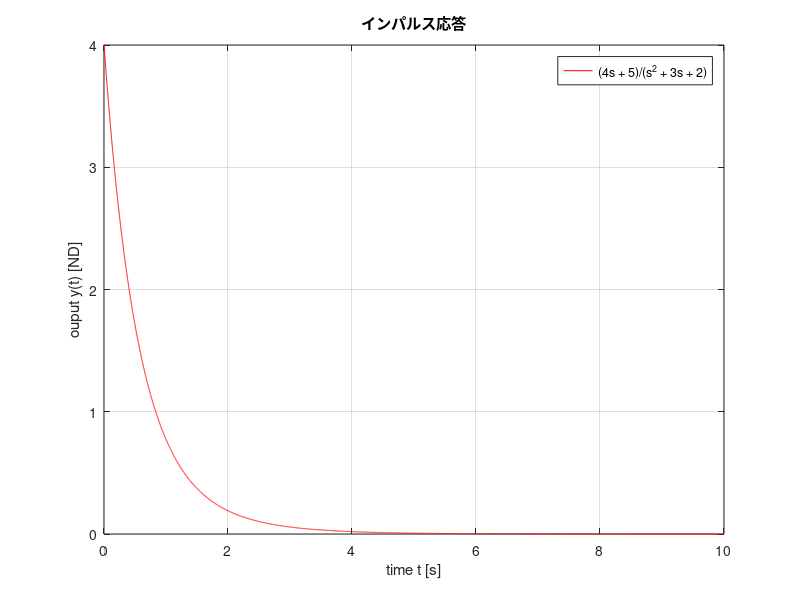

The MATLAB source for this figure:
numerator = [4 5];
denominator = [1 3 2];
%test = tf(numerator,denominator)
[k p] = residue(numerator,denominator)%部分分数分解     %% todo ここでエラー
time = 0:0.001:10;%入出力用時刻データ列 
% 分母多項式の根が全て実数なので指数応答的な応答　その解析解
y = k(1)*exp(p(1)*time) + k(2)*exp(p(2) * time);

figure(1)% 描画ウィンドウの生成
plot(time,y,'r-')
xlabel('time t [s]')
ylabel('ouput y(t) [ND]')
legend('(4s + 5)/(s^2 + 3s + 2)')
grid on 
title('インパルス応答')
